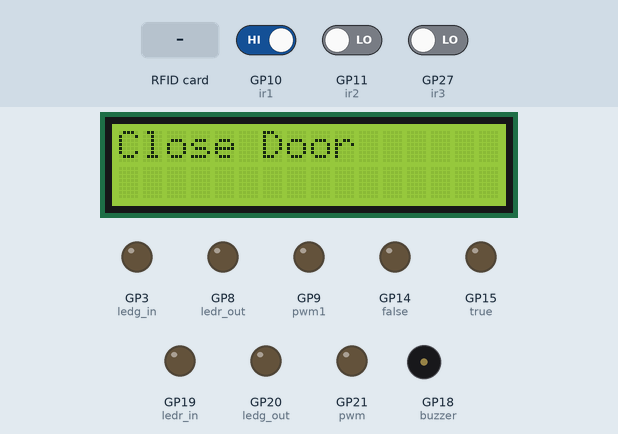
The program below on a simulated Raspberry Pi Pico running MicroPython. Parts: 16×2 character LCD, output pins drawn as LEDs (lit = HIGH), buzzer (waves = sounding). Dashed ring = blinking. Inputs (shaded band) come from the test bench; at power-on: GP10 (ir1) HIGH, GP11 (ir2) LOW, GP27 (ir3) LOW. The interpreter's speed is modelled, so counts of loop turns are approximate; library files of the repository ran but are not shown: mfrc522.py, pico_i2c_lcd.py; pins used as bus, display or sensor lines are not drawn; what the program prints to the serial console is not drawn.

Above: at 3.2 s.
3.3 s: GP10 (ir1) driven LOW
At 6.5 s:
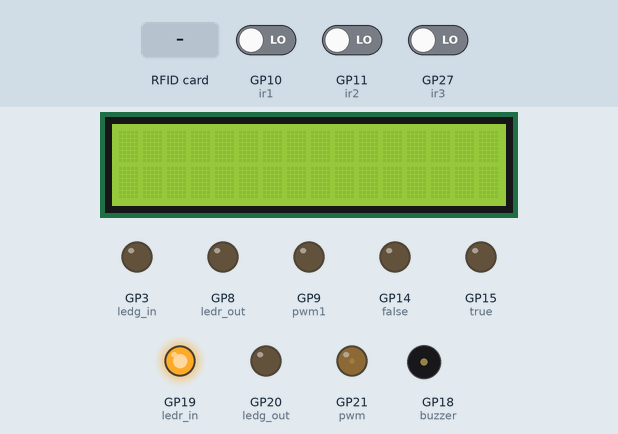
8.3 s: RFID card D3 FF 8C 34 held to the reader
At 11.3 s:
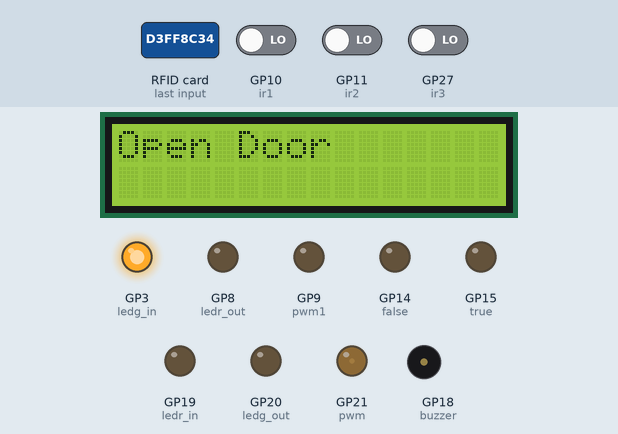
13.3 s: RFID card E3 A4 8A 34 held to the reader
At 16.8 s:
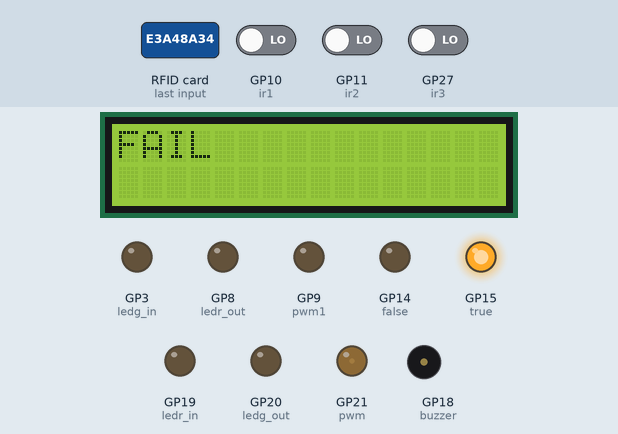
18.3 s: RFID card 5E 7A 19 C4 held to the reader
At 19.7 s:
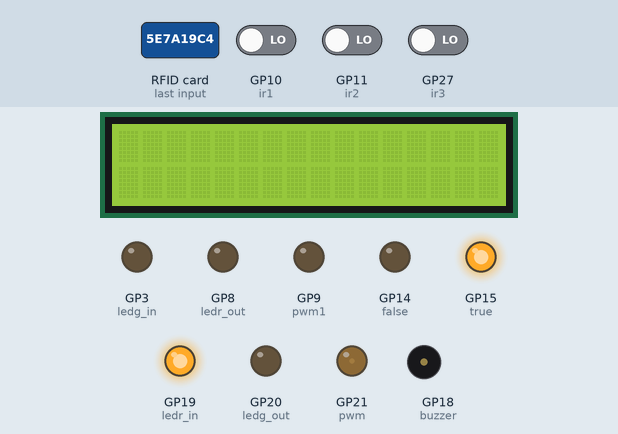
23.3 s: GP10 (ir1) driven HIGH
At 24.3 s:
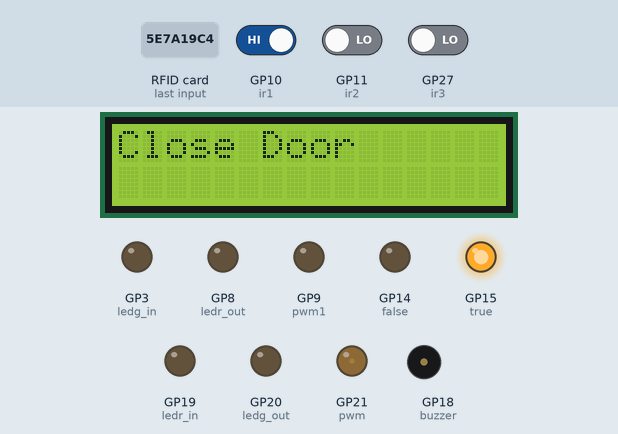
32.6 s: GP11 (ir2) driven HIGH
At 36.9 s:
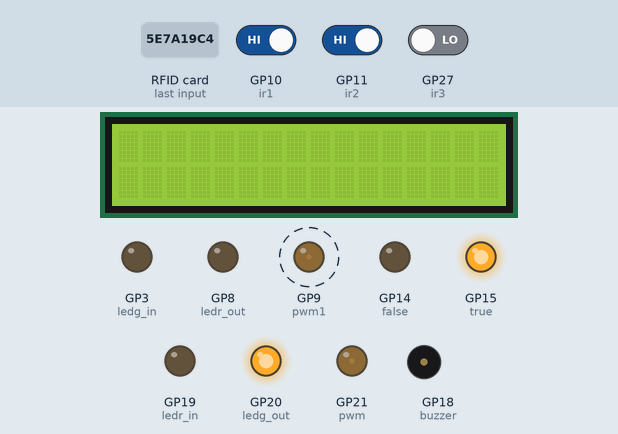
Timing chart, 0 to 40.7 s (numbered marks = the images above; inputs shaded):
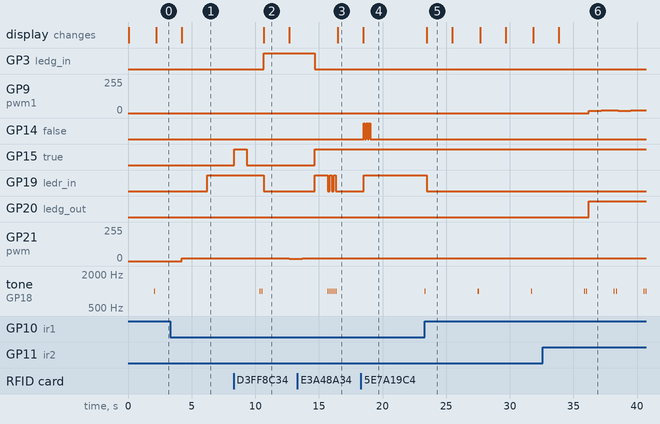

The program:

Project.py
```python
from machine import Pin, PWM, UART, SPI, I2C
from mfrc522 import MFRC522
from lcd_api import LcdApi
from pico_i2c_lcd import I2cLcd
import utime
import machine
import _thread
import time

I2C_ADDR     = 0x27
I2C_NUM_ROWS = 2
I2C_NUM_COLS = 16

pwm = PWM(Pin(21))
pwm1 = PWM(Pin(9))
i2c = I2C(0, sda=Pin(12), scl=Pin(13), freq=400000)
lcd = I2cLcd(i2c, I2C_ADDR, I2C_NUM_ROWS, I2C_NUM_COLS)
ledg_in = Pin(3, Pin.OUT)
ledr_in = Pin(19, Pin.OUT)
ledg_out = Pin(20, Pin.OUT)
ledr_out = Pin(8, Pin.OUT)
buzzer = PWM(Pin(18))
ir1 = Pin(10, Pin.IN)
ir2 = Pin(11, Pin.IN)
ir3 = Pin(27, Pin.IN)
ir4 = Pin(1, Pin.IN)
true = Pin(15, Pin.OUT)
false = Pin(14, Pin.OUT)
sck = Pin(6, Pin.OUT)
mosi = Pin(7, Pin.OUT)
miso = Pin(4, Pin.OUT)
sda = Pin(5, Pin.OUT)
rst = Pin(22, Pin.OUT)
spi = SPI(0, baudrate=100000, polarity=0, phase=0, sck=sck, mosi=mosi, miso=miso)
card1 = "0xd3ff8c34"
card2 = "0xe316ec34"
card3 = "0xe3a48a34"
card4 = "0xbb2ffd2d"
card5 = ""
card6 = ""

def ESP8266Read():
    data=uart.readline()
    if data is not None:
        print(data.decode('UTF8'))
    time.sleep(0.1)

uart = UART(0,baudrate=115200, tx=Pin(16), rx=Pin(17))
time.sleep(1.0)
uart.write('SETWIFI,"KUWIN.","0983135681a"')
time.sleep(1.0)

def stop_in():
    pwm.duty_u16(5000)
    utime.sleep(1)

def stop_out():
    pwm1.duty_u16(5000)
    utime.sleep(1)

def open_in():
    pwm.duty_u16(4580)
    utime.sleep(1)

def close_in():
    pwm.duty_u16(5150)
    utime.sleep(1)

def open_out():
    pwm1.duty_u16(4580)
    utime.sleep(1)

def close_out():
    pwm1.duty_u16(5150)
    utime.sleep(1)

def lcd_open():
    lcd.putstr("Open Door")
    utime.sleep(2)
    lcd.clear()

def lcd_close():
    lcd.putstr("Close Door")
    utime.sleep(2)
    lcd.clear()

def scan_pass():
    for i in range(2):
        buzzer.duty_u16(900000)
        utime.sleep_ms(80)
        buzzer.duty_u16(0)
        utime.sleep_ms(80)

def scan_fail():
    for i in range(5):
        ledr_in.toggle()
        buzzer.duty_u16(900000)
        utime.sleep_ms(80)
        buzzer.duty_u16(0)
        utime.sleep_ms(80)


def b_close():
    buzzer.duty_u16(900000)
    utime.sleep_ms(80)
    buzzer.duty_u16(0)
    utime.sleep_ms(80)

def scan_card():
    rdr = MFRC522(spi, sda, rst)
    (stat, tag_type) = rdr.request(rdr.REQIDL)
    if stat == rdr.OK:
        (stat, raw_uid) = rdr.anticoll()
        if stat == rdr.OK:
            uid = ("0x%02x%02x%02x%02x" % (raw_uid[0], raw_uid[1], raw_uid[2], raw_uid[3]))
            print("OK\n"+uid)
            if uid == card1:
                true.value(1)
                time.sleep(1)
                true.value(0)
                time.sleep(1)
                uart.write('PUB,"Group5CPE_2021","Open Door"')
                print("Open")
                scan_pass()
                ledg_in.high()
                ledr_in.low()
                lcd_open()
                open_in()
                stop_in()
            elif uid == card2:
                true.value(1)
                time.sleep(1)
                true.value(0)
                time.sleep(1)
                uart.write('PUB,"Group5CPE_2021","Open Door"')
                print("Open")
                scan_pass()
                ledg_in.high()
                ledr_in.low()
                lcd_open()
                open_in()
                stop_in()
            elif uid == card3:
                true.toggle()
                time.sleep(1)
                scan_fail()
                uart.write('PUB,"Group5CPE_2021","Fail"')
                print("Fail")
                lcd.putstr("FAIL")
                utime.sleep(2)
                lcd.clear()
            else:
                false.value(1)
                time.sleep(0.1)
                false.value(0)
                time.sleep(0.1)
                false.value(1)
                time.sleep(0.1)
                false.value(0)
                time.sleep(0.1)
                false.value(1)
                time.sleep(0.1)
                false.value(0)
                time.sleep(1)

while True:
    if ir1.value()==0:
        print("Sensor I")
        ledr_in.high()
        ledg_in.low()
        scan_card()
        ir2.value(1)
    elif ir2.value()==0:
        print("Sensor II")
        b_close()
        ledr_in.low()
        ledg_in.low()
        print("Close")
        uart.write('PUB,"Group5CPE_2021","Close Door"')
        lcd_close()
        close_in()
        stop_in()
    elif ir3.value()==0:
        print("Sensor III")
        scan_pass()
        ledg_out.high()
        ledr_out.low()
        print("Open")
        uart.write('PUB,"Group5CPE_2021","Out"')
        open_out()
        stop_out()
    elif ir4.value()==0:
        print("Sensor IV")
        b_close()
        print("Close")
        close_out()
        stop_out()
        ledg_out.low()
        ledr_out.high()
```

Measured:
- after the input at 3.3 s, GP19 (ledr_in): LOW → HIGH after 2.9 s; tone on GP18 (buzzer): stays silent (without the input it goes to 1000 Hz after 2.9 s)
- after the input at 8.3 s, GP3 (ledg_in): LOW → HIGH after 2.4 s; GP15 (true): LOW → HIGH at once, → LOW 1.0 s later
- after the input at 13.3 s, GP15 (true): LOW → HIGH after 1.4 s; tone on GP18 (buzzer): alternates 1000 Hz for 0.08 s and silent for 0.08 s, 10 changes in all, then stays silent, starting after 2.4 s; the display: changes after 3.2 s (image 3)
- after the input at 18.3 s, GP14 (false): alternates HIGH for 0.10 s and LOW for 0.10 s, 6 changes in all, then stays LOW, starting after 0.22 s
- after the input at 23.3 s, GP19 (ledr_in): HIGH → LOW after 0.18 s; GP21 (pwm): alternates 20/255 for 1.0 s and 19/255 for 3.2 s, starting after 2.2 s; tone on GP18 (buzzer): alternates 1000 Hz for 0.08 s and silent for 4.1 s, starting at once; the display: changes after 0.19 s (image 5)
- after the input at 32.6 s, GP9 (pwm1): alternates 19/255 for 1.3 s and 18/255 for 1.0 s, starting after 3.6 s; GP20 (ledg_out): LOW → HIGH after 3.6 s; GP21 (pwm): goes on until 34.9 s, then stays 19/255
- what the display in image 2 shows lasts 2.0 s, from 10.7 s to 12.7 s
